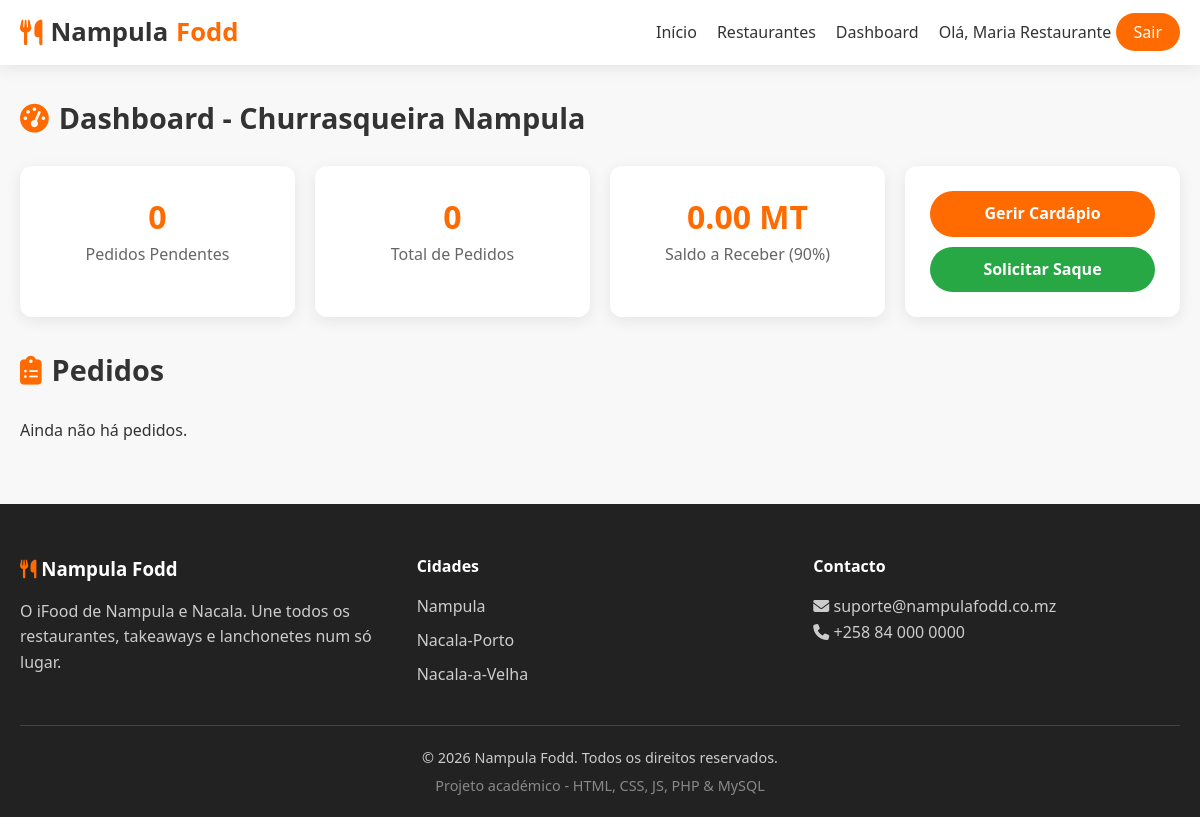
Page /restaurante/dashboard.php (signed in) on the committed database.
### tables this page shows
CREATE TABLE usuarios (
    id INT AUTO_INCREMENT PRIMARY KEY,
    nome VARCHAR(100) NOT NULL,
    email VARCHAR(100) NOT NULL UNIQUE,
    telefone VARCHAR(20),
    senha VARCHAR(255) NOT NULL,           
    tipo ENUM('cliente', 'restaurante', 'admin') NOT NULL DEFAULT 'cliente',
    saldo_carteira DECIMAL(10,2) DEFAULT 0.00,   
    criado_em TIMESTAMP DEFAULT CURRENT_TIMESTAMP
);

CREATE TABLE restaurantes (
    id INT AUTO_INCREMENT PRIMARY KEY,
    usuario_id INT NOT NULL,                
    nome VARCHAR(150) NOT NULL,
    descricao TEXT,
    cidade ENUM('Nampula', 'Nacala-Porto', 'Nacala-a-Velha') NOT NULL,
    tipo_comida VARCHAR(100),               
    endereco VARCHAR(255),
    latitude DECIMAL(10,8),
    longitude DECIMAL(11,8),
    foto VARCHAR(255) DEFAULT 'default-rest.jpg',
    aberto TINYINT(1) DEFAULT 1,            
    saldo_a_receber DECIMAL(10,2) DEFAULT 0.00,
    criado_em TIMESTAMP DEFAULT CURRENT_TIMESTAMP,
    FOREIGN KEY (usuario_id) REFERENCES usuarios(id) ON DELETE CASCADE
);

### includes/auth.php (called while the page is built, shortened)
<?php
require_once __DIR__ . '/../config/database.php';
function estaLogado() {
    return isset($_SESSION['usuario_id']);
}
function utilizadorAtual() {
    global $pdo;
    $stmt = $pdo->prepare("SELECT * FROM usuarios WHERE id = ?");
    $stmt->execute([$_SESSION['usuario_id']]);
    return $stmt->fetch();
}
?>

### restaurante/dashboard.php (the view, shortened to what this page needs)
<?php
require_once '../includes/header.php';
$user = utilizadorAtual();
$stmt = $pdo->prepare("SELECT * FROM restaurantes WHERE usuario_id = ?");
$stmt->execute([$user['id']]);
$rest = $stmt->fetch();
$stmt = $pdo->prepare("SELECT p.*, u.nome as cliente_nome, u.telefone as cliente_tel
    FROM pedidos p
    JOIN usuarios u ON u.id = p.cliente_id
    WHERE p.restaurante_id = ?
    ORDER BY FIELD(p.status, 'pendente', 'aceito', 'em_preparo', 'entregue', 'recusado', 'cancelado'), p.criado_em DESC
    LIMIT 30");
$stmt->execute([$rest['id']]);
$pedidos = $stmt->fetchAll();
$stmt = $pdo->prepare("SELECT
    COUNT(*) as total_pedidos,
    SUM(CASE WHEN status = 'pendente' THEN 1 ELSE 0 END) as pendentes,
    SUM(valor_restaurante_90) as total_ganho
    FROM pedidos WHERE restaurante_id = ? AND status != 'recusado'");
$stmt->execute([$rest['id']]);
$stats = $stmt->fetch();
?>
<div class="container" style="padding-top:30px;">
    <h1 class="secao-titulo"><i class="fas fa-tachometer-alt"></i> Dashboard - <?= htmlspecialchars($rest['nome']) ?></h1>
    <div class="dashboard-grid">
        <div class="stat-card">
            <h3><?= $stats['pendentes'] ?? 0 ?></h3>
            <p>Pedidos Pendentes</p>
        </div>
        <div class="stat-card">
            <h3><?= $stats['total_pedidos'] ?? 0 ?></h3>
            <p>Total de Pedidos</p>
        </div>
        <div class="stat-card">
            <h3><?= number_format($rest['saldo_a_receber'], 2) ?> MT</h3>
            <p>Saldo a Receber (90%)</p>
        </div>
        <div class="stat-card">
            <a href="cardapio.php" class="btn-ver" style="display:block;">Gerir Cardápio</a>
            <a href="?solicitar_saque=1" class="btn-ver" style="display:block;margin-top:10px;background:#28a745;"
               data-confirm="Solicitar saque de todos os valores disponíveis?">
                Solicitar Saque
            </a>
        </div>
    </div>
    <h2 class="secao-titulo"><i class="fas fa-clipboard-list"></i> Pedidos</h2>
    <?php if (empty($pedidos)): ?>
        <p>Ainda não há pedidos.</p>
    <?php endif; ?>
</div>
<?php require_once '../includes/footer.php'; ?>

### includes/header.php (shortened to what this page needs)
<?php
require_once __DIR__ . '/auth.php';
$user = utilizadorAtual();
?>
<!DOCTYPE html>
<html lang="pt">
<head>
    <link rel="stylesheet" href="/nampula-fodd/css/style.css">
    <link rel="stylesheet" href="https://cdnjs.cloudflare.com/ajax/libs/font-awesome/6.5.0/css/all.min.css">
</head>
<body>
    <nav class="navbar">
        <div class="container nav-content">
            <a href="/nampula-fodd/index.php" class="logo">
                <i class="fas fa-utensils"></i> Nampula <span>Fodd</span>
            </a>
            <ul class="nav-links" id="navLinks">
                <li><a href="/nampula-fodd/index.php">Início</a></li>
                <li><a href="/nampula-fodd/restaurantes.php">Restaurantes</a></li>
                <?php if ($user): ?>
                    <?php if ($user['tipo'] === 'cliente'): ?>
                        <li><a href="/nampula-fodd/cliente/carrinho.php"><i class="fas fa-shopping-cart"></i> Carrinho</a></li>
                        <li><a href="/nampula-fodd/cliente/carteira.php"><i class="fas fa-wallet"></i> Carteira</a></li>
                        <li><a href="/nampula-fodd/cliente/pedidos.php">Meus Pedidos</a></li>
                    <?php elseif ($user['tipo'] === 'restaurante'): ?>
                        <li><a href="/nampula-fodd/restaurante/dashboard.php">Dashboard</a></li>
                    <?php elseif ($user['tipo'] === 'admin'): ?>
                        <li><a href="/nampula-fodd/admin/dashboard.php">Admin</a></li>
                    <?php endif; ?>
                    <li class="user-menu">
                        <span>Olá, <?php echo htmlspecialchars($user['nome']); ?></span>
                        <a href="/nampula-fodd/logout.php" class="btn-sair">Sair</a>
                    </li>
                <?php else: ?>
                    <li><a href="/nampula-fodd/login.php" class="btn-login">Entrar</a></li>
                    <li><a href="/nampula-fodd/registo.php" class="btn-registo">Criar Conta</a></li>
                <?php endif; ?>
            </ul>
        </div>
    </nav>
    <main>

### css/style.css (style rules this page uses)
:root { --laranja: #FF6B00; --laranja-escuro: #E05A00; --laranja-claro: #FF8C33; --branco: #FFFFFF; --cinza-claro: #F8F8F8; --cinza: #EEEEEE; --texto: #333333; --texto-claro: #666666; --sucesso: #28a745; --erro: #dc3545; --sombra: 0 4px 15px rgba(0,0,0,0.08); --sombra-hover: 0 8px 25px rgba(255,107,0,0.15); --radius: 12px; --transicao: all 0.3s ease; }
* { margin: 0; padding: 0; box-sizing: border-box; }
body { font-family: 'Segoe UI', system-ui, -apple-system, sans-serif; background: var(--cinza-claro); color: var(--texto); line-height: 1.6; min-height: 100vh; }
.container { width: 100%; max-width: 1200px; margin: 0 auto; padding: 0 20px; }
.navbar { background: var(--branco); box-shadow: var(--sombra); position: sticky; top: 0; z-index: 1000; padding: 12px 0; }
.nav-content { display: flex; align-items: center; justify-content: space-between; }
.logo { font-size: 1.6rem; font-weight: 700; color: var(--texto); text-decoration: none; display: flex; align-items: center; gap: 8px; }
.logo i { color: var(--laranja); }
.logo span { color: var(--laranja); }
.nav-links { display: flex; align-items: center; gap: 20px; list-style: none; }
.nav-links a { text-decoration: none; color: var(--texto); font-weight: 500; transition: var(--transicao); }
.btn-login, .btn-registo, .btn-sair { padding: 8px 18px; border-radius: 50px; font-weight: 600; }
.btn-registo, .btn-sair { background: var(--laranja); color: var(--branco) !important; }
.secao-titulo { font-size: 1.8rem; margin-bottom: 25px; display: flex; align-items: center; gap: 10px; }
.secao-titulo i { color: var(--laranja); }
.btn-ver { display: inline-block; background: var(--laranja); color: white; padding: 10px 20px; border-radius: 50px; text-decoration: none; font-weight: 600; transition: var(--transicao); width: 100%; text-align: center; }
.dashboard-grid { display: grid; grid-template-columns: repeat(auto-fit, minmax(220px, 1fr)); gap: 20px; margin-bottom: 30px; }
.stat-card { background: white; padding: 25px; border-radius: var(--radius); box-shadow: var(--sombra); text-align: center; }
.stat-card h3 { font-size: 2rem; color: var(--laranja); }
.stat-card p { color: var(--texto-claro); }

### rows in the picture
usuarios: nome "Maria Restaurante"
restaurantes: nome "Churrasqueira Nampula", saldo_a_receber "0.00"

### other values in the picture
$stats['pendentes'] "0"
$stats['total_pedidos'] "0"
